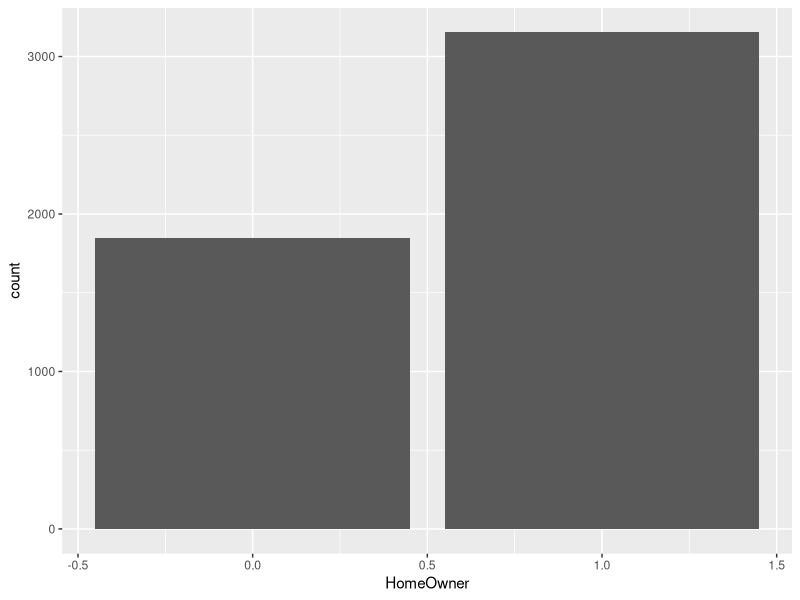
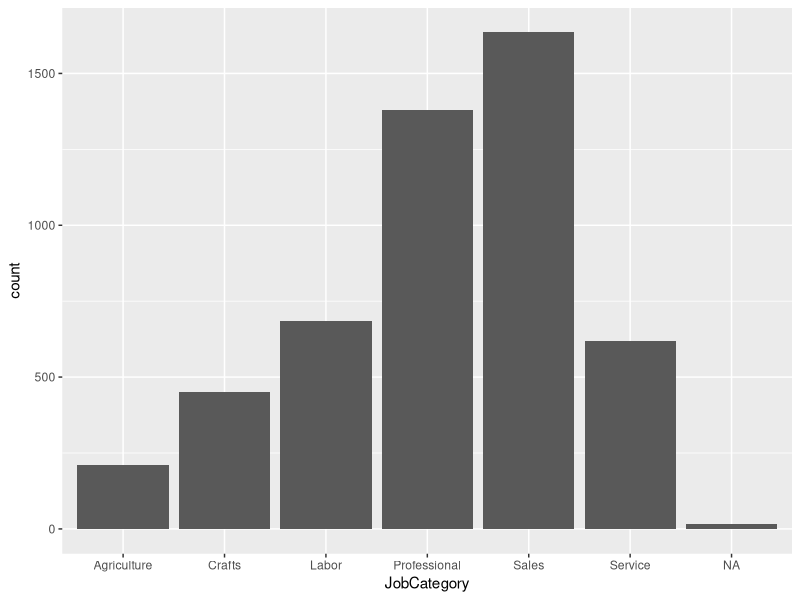
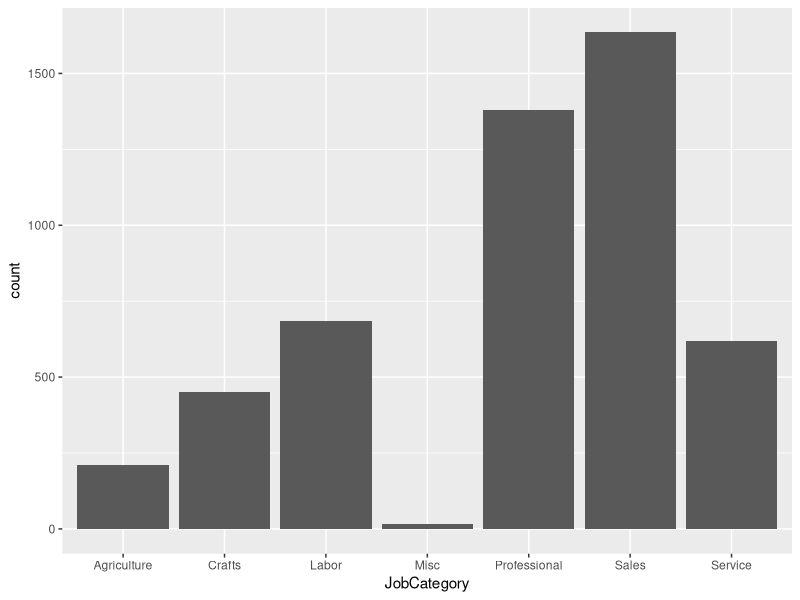
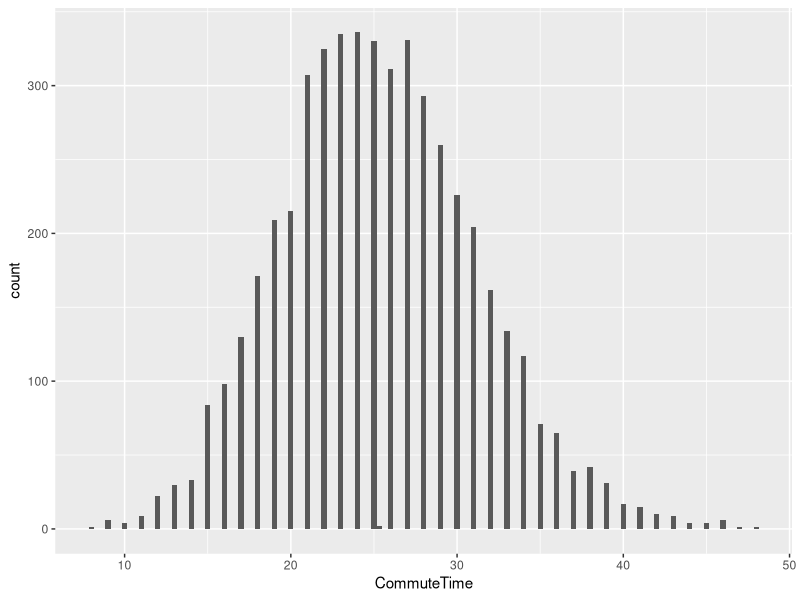
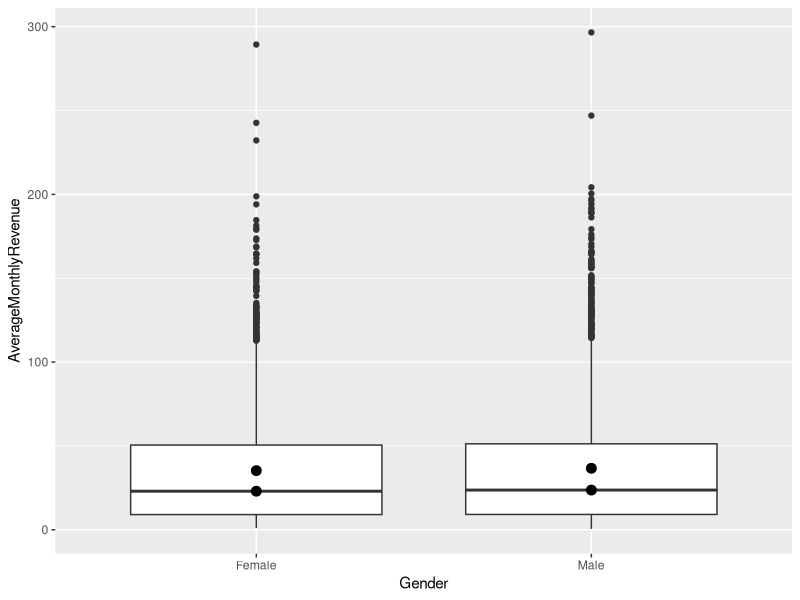
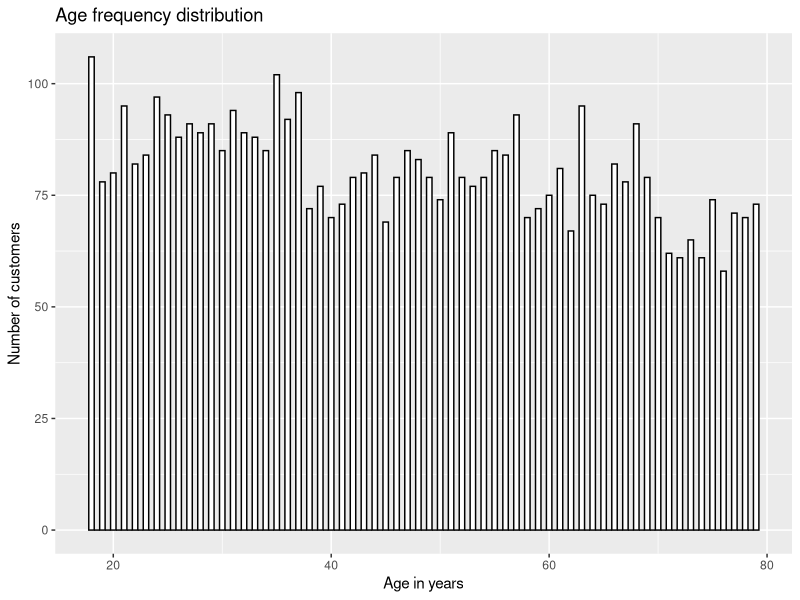
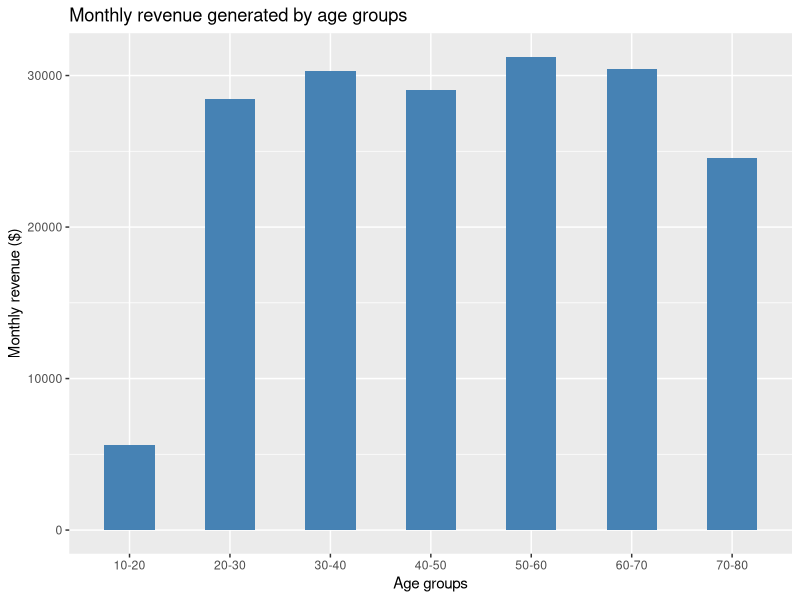
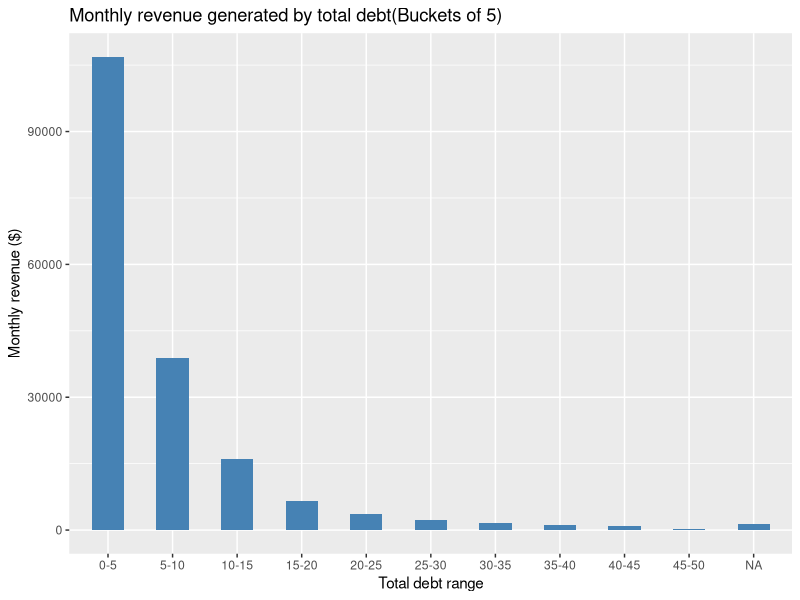

These figures' R source, in order:
## ---- chunk 1
knitr::opts_knit$set(progress = FALSE, verbose = FALSE)
library(tidyverse)
library(maps)
library(scales)
library(sf)
library(Hmisc)
library(dplyr)
library(ggplot2)
## ---- chunk 2
customers <- read_csv("data/Customer_Dataset_File_Original.csv")
## ---- chunk 3
sum(is.na(customers))
sapply(customers,function(x)sum(is.na(x)))
## ---- chunk 4
#customers <- read_csv("data/Customer_Dataset_File_Original.csv")
print("Number of rows with Gender = NA before imputation")
sum(is.na(customers$Gender))
numberOfFemales <- customers %>% 
  filter(Gender=="Female") %>% 
  nrow()
print("Number of females before imputation")
numberOfFemales
numberOfMales <- customers %>% 
  filter(Gender=="Male") %>% 
  nrow()
count <- 0
print("Number of males before imputation")
numberOfMales
for(i in 1:nrow(customers)){
  if(is.na(customers$Gender[i])){
    #customers$Gender[i] <- "F"
    count <- count + 1
    if (count %% 2 == 0){
      customers$Gender[i] <- "Female"
    }
    else{
      customers$Gender[i] <- "Male"
    }
  }
}
print("Number of rows with Gender = NA after imputation")
sum(is.na(customers$Gender))
numberOfFemales <- customers %>% 
  filter(Gender=="Female") %>% 
  nrow()
print("Number of females after imputation")
numberOfFemales
numberOfMales <- customers %>% 
  filter(Gender=="Male") %>% 
  nrow()
print("Number of males after imputation")
numberOfMales
## ---- chunk 5
print("Number of rows with HouseholdSize = NA before imputation")
sum(is.na(customers$HouseholdSize))
summary(customers$HouseholdSize)
customers$HouseholdSize[is.na(customers$HouseholdSize)] <- median(customers$HouseholdSize, na.rm = T)
print("Check for missing values for HouseholdSize")
sum(is.na(customers$HouseholdSize))
## ---- chunk 6
print("Number of rows with HomeOwner = NA before imputation")
sum(is.na(customers$HomeOwner))
summary(customers$HomeOwner)
get_mode <- function(x) {
  unique_x <- unique(x)
  mode <- unique_x[which.max(tabulate(match(x, unique_x)))]
  mode
}
mode_value = get_mode(customers$HomeOwner)
customers$HomeOwner[is.na(customers$HomeOwner)] <- mode_value
print("Check for missing values for HomeOwner")
sum(is.na(customers$HomeOwner))
ggplot(customers) + 
  geom_bar(aes(x = HomeOwner))
## ---- chunk 7
#customers <- read_csv("data/Customer_Dataset_File_Original.csv")
print("Number of rows with JobCategory = NA before imputation")
sum(is.na(customers$JobCategory))
summary(customers$JobCategory)
ggplot(customers) + 
  geom_bar(aes(x = JobCategory))
customers$JobCategory[is.na(customers$JobCategory)] <- "Misc"
print("Check for missing values for HomeOwner")
sum(is.na(customers$JobCategory))
ggplot(customers) + 
  geom_bar(aes(x = JobCategory))
## ---- chunk 8
#customers <- read_csv("data/Customer_Dataset_File_Original.csv")
customers <- customers %>%
  replace(.=="#NULL!", NA) # replace with NA
customers$HHIncome = as.numeric(gsub("\\,", "", gsub("\\$", "", gsub("\\-", "", customers$HHIncome)))) 
customers$VoiceLastMonth = as.numeric(gsub("\\,", "", gsub("\\$", "", gsub("\\-", "", customers$VoiceLastMonth)))) 
customers$VoiceOverTenure = as.numeric(gsub("\\,", "", gsub("\\$", "", gsub("\\-", "", customers$VoiceOverTenure)))) 
customers$CardSpendMonth = as.numeric(gsub("\\,", "", gsub("\\$", "", gsub("\\-", "", customers$CardSpendMonth)))) 
customers$EquipmentLastMonth = as.numeric(gsub("\\,", "", gsub("\\$", "", gsub("\\-", "", customers$EquipmentLastMonth)))) 
customers$EquipmentOverTenure = as.numeric(gsub("\\,", "", gsub("\\$", "", gsub("\\-", "", customers$EquipmentOverTenure)))) 
customers$DataLastMonth = as.numeric(gsub("\\,", "", gsub("\\$", "", gsub("\\-", "", customers$DataLastMonth)))) 
customers$DataOverTenure = as.numeric(gsub("\\,", "", gsub("\\$", "", gsub("\\-", "", customers$DataOverTenure)))) 
sapply(customers,function(x)sum(is.na(x)))
ncol(customers)
## ---- chunk 9
#customers <- read_csv("data/Customer_Dataset_File_Original.csv")
customers$CarValue = gsub("\\ ", "", customers$CarValue) 
summary(customers$CarValue)
carValueLessThanZero <- customers %>% 
  filter(CarValue =="$(1,000.00)") %>% 
  nrow()
customers$CarValue[customers$CarValue =="$(1,000.00)"] <- 0
customers$CarValue = as.numeric(gsub("\\,", "", gsub("\\$", "", gsub("\\-", "", customers$CarValue)))) 
customers$CarValue = as.numeric(customers$CarValue)
carValueLessThanZero <- customers %>% 
  filter(is.na(customers$CarValue)) %>%
  nrow()
  
print("Number of records with CarValue = NA")
carValueLessThanZero
carOwnership <- customers %>% 
  filter(customers$CarOwnership == "-1") %>%
  nrow()
print("Number of records with CarOwnership == -1")
carOwnership
carBrand <- customers %>% 
  filter(customers$CarBrand == "-1") %>%
  nrow()
print("Number of records with CarBrand == -1")
carBrand
customers$CarOwnership[customers$CarOwnership =="-1"] <- NA
customers$CarBrand[customers$CarBrand =="-1"] <- NA
## ---- chunk 10
customers$CommuteTime = as.numeric(customers$CommuteTime)
customers$CommuteTime[is.na(customers$CommuteTime)] <- mean(customers$CommuteTime, na.rm = T)
ggplot(customers) + 
  geom_bar(aes(x = CommuteTime))
## ---- chunk 11
customers$EquipmentLastMonth[is.na(customers$EquipmentLastMonth)] <- 0
customers$DataLastMonth[is.na(customers$DataLastMonth)] <- 0
customers$EquipmentOverTenure[is.na(customers$EquipmentOverTenure)] <- 0
customers$DataOverTenure[is.na(customers$DataOverTenure)] <- 0
customers$PhoneCoTenure <- ifelse(customers$PhoneCoTenure == 0, 1, customers$PhoneCoTenure)
customers$VoiceOverTenure <- ifelse(is.na(customers$VoiceOverTenure), customers$VoiceLastMonth, customers$VoiceOverTenure)
## ---- chunk 12
summary(customers)
## ---- chunk 13
customers$LastMonthTotalValue <- customers$VoiceLastMonth + customers$EquipmentLastMonth + customers$DataLastMonth
customers$OverTenureTotalValue <- customers$VoiceOverTenure + customers$EquipmentOverTenure + customers$DataOverTenure
customers$TotalDebt <- customers$CreditDebt + customers$OtherDebt
customers$AverageMonthlyRevenue <- customers$OverTenureTotalValue/customers$PhoneCoTenure
## ---- chunk 14
customersForAnalysis <- customers[,c("CustomerID","Gender","Age","EducationYears","JobCategory","EmploymentLength","HHIncome","DebtToIncomeRatio","CreditDebt","OtherDebt","MaritalStatus","HouseholdSize","HomeOwner","CommuteTime","PhoneCoTenure","VoiceLastMonth","VoiceOverTenure","EquipmentRental","EquipmentLastMonth","EquipmentOverTenure","WirelessData","DataLastMonth","DataOverTenure","Multiline","EBilling", "LastMonthTotalValue", "OverTenureTotalValue", "TotalDebt", "AverageMonthlyRevenue")]
summary(customersForAnalysis)
## ---- chunk 15
ggplot(data = customersForAnalysis,
       aes(x = Gender, y = AverageMonthlyRevenue)) +
  geom_boxplot() +
  stat_summary(fun.y = mean, geom="point",size=3) +
  stat_summary(fun.y = median, geom="point",size=3) 

customersForAnalysis%>%
group_by(Gender)%>% 
summarise(Mean=mean(AverageMonthlyRevenue), Median=median(AverageMonthlyRevenue))
## ---- chunk 16
ggplot(customersForAnalysis, aes(x=Age)) +
    geom_histogram(binwidth=.5, colour="black", fill="white") + 
    labs( title= "Age frequency distribution", x="Age in years", y = "Number of customers")

lbls <- c('0-10','10-20','20-30', '30-40','40-50','50-60','60-70', '70-80', '80-90', '90-100')
groupedData <- customersForAnalysis %>% 
     group_by(ageGroup = cut(Age, breaks= seq(0, 100, by = 10), 
                                right = TRUE, include.lowest = TRUE, labels = lbls) ) %>% 
     summarise(totalMonthlyValue= sum(AverageMonthlyRevenue)) 

ggplot(groupedData, aes(x = ageGroup, y = totalMonthlyValue)) + 
  geom_bar(stat="identity", width=0.5, fill = "steelblue") +
  labs( title= "Monthly revenue generated by age groups", x="Age groups", y = "Monthly revenue ($)")
## ---- chunk 17
lbls <- c('0-5','5-10','10-15', '15-20','20-25','25-30','30-35', '35-40', '40-45', '45-50')
groupedData <- customersForAnalysis %>% 
     group_by(debtGroup = cut(TotalDebt, breaks= seq(0, 50, by = 5), 
                                right = TRUE, include.lowest = TRUE, labels = lbls) ) %>% 
     summarise(totalMonthlyValue= sum(AverageMonthlyRevenue)) 


ggplot(groupedData, aes(x = debtGroup, y = totalMonthlyValue)) + 
  geom_bar(stat="identity", width=0.5, fill = "steelblue") +
  labs( title= "Monthly revenue generated by total debt(Buckets of 5)", x="Total debt range", y = "Monthly revenue ($)")
## ---- chunk 18
groupedData <- customersForAnalysis%>%
  group_by(HouseholdSize)%>% 
  summarise(Mean=mean(AverageMonthlyRevenue), Median=median(AverageMonthlyRevenue), totalMonthlyRevenue= sum(AverageMonthlyRevenue))
groupedData
## ---- chunk 19
groupedData <- customersForAnalysis%>%
  filter(HouseholdSize > 1) %>%
  filter(Multiline == "No") %>%
  summarise(totalMonthlyRevenue= sum(AverageMonthlyRevenue))
cat(sprintf("Total monthly revenue for household size > 1 and with no multi-line:: %s", groupedData$totalMonthlyRevenue))
groupedData <- customersForAnalysis%>%
  filter(HouseholdSize > 1) %>%
  filter(Multiline == "No")
numberOfCustomers <- count(groupedData)
cat(sprintf("\nTotal monthly revenue for household size > 1 and with no multi-line: %s", numberOfCustomers))
## ---- chunk 20
groupedData <- customersForAnalysis %>% 
     group_by(EducationYears) %>% 
     summarise(totalMonthlyValue= sum(AverageMonthlyRevenue)) 

ggplot(groupedData, aes(x = EducationYears, y = totalMonthlyValue)) + 
  geom_bar(stat="identity", width=0.5, fill = "steelblue") +
  labs( title= "Monthly revenue generated by Education in years(Buckets of 5)", x="Education (in years)", y = "Monthly revenue ($)")
## ---- chunk 21
ggplot(customersForAnalysis, aes(x = HHIncome, y = AverageMonthlyRevenue)) + 
  geom_point() +
  labs( title= "Distribution of household income and average monthly revenue", x="House hold income", y = "Monthly revenue ($)")

lbls <- c('0-10K','10-20K','20-30K', '30-40K','40-50K','50-60K','60-70K', '70-80K', '80-90K', '90-100K', '100-110K', '110-120K', '120-130K', '130-140K', '140-150K')

groupedData <- customersForAnalysis %>% 
     group_by(hhIncomeGroup = cut(HHIncome, breaks= seq(0, 150000, by = 10000), 
                                right = TRUE, include.lowest = TRUE, labels = lbls) ) %>% 
     summarise(totalMonthlyValue= sum(AverageMonthlyRevenue))
groupedData

ggplot(groupedData, aes(x = hhIncomeGroup, y = totalMonthlyValue)) + 
  geom_bar(stat="identity", width=0.5, fill = "steelblue") +
  labs( title= "Monthly revenue generated by household income(Buckets of $10K)", x="Household income", y = "Monthly revenue ($)") +
  theme(axis.text.x = element_text(angle = 45))
## ---- chunk 22
groupedData <- customersForAnalysis%>%
group_by(JobCategory)%>% 
summarise(totalMonthlyValue = sum(AverageMonthlyRevenue))

groupedData

ggplot(groupedData, aes(x = JobCategory, y = totalMonthlyValue)) + 
  geom_bar(stat="identity", width=0.5, fill = "steelblue") +
  labs( title= "Monthly revenue generated by job categories", x="Job category", y = "Monthly revenue ($)") 
## ---- chunk 23
ggplot(data = customersForAnalysis, aes(x = HomeOwner, y = AverageMonthlyRevenue, group=HomeOwner)) +
  geom_boxplot() +
  labs( title= "Homeownership and monthly revenue generated", x="Home ownership", y = "Monthly revenue ($)") 

customersForAnalysis%>%
group_by(HomeOwner)%>% 
summarise(SUm = sum(AverageMonthlyRevenue), Mean=mean(AverageMonthlyRevenue), Median=median(AverageMonthlyRevenue))
## ---- chunk 24
lbls <- c('0-10','10-20','20-30', '30-40','40-50','50-60','60-70', '70-80', '80-90', '90-100')
groupedData <- customersForAnalysis %>% 
     group_by(debtToIncomeRatioGroup = cut(DebtToIncomeRatio, breaks= seq(0, 100, by = 10), 
                                right = TRUE, include.lowest = TRUE, labels = lbls) ) %>% 
     summarise(totalMonthlyValue= sum(AverageMonthlyRevenue)) 

ggplot(groupedData, aes(x = debtToIncomeRatioGroup, y = totalMonthlyValue)) + 
  geom_bar(stat="identity", width=0.5, fill = "steelblue") +
  labs( title= "Monthly revenue generated Debt to income ration (Buckets of 10)", x="Debt to income ratio (DTI)", y = "Monthly revenue ($)") 
## ---- chunk 25
write_csv(customersForAnalysis,"data/Customer_Dataset_UPDATED.csv")
